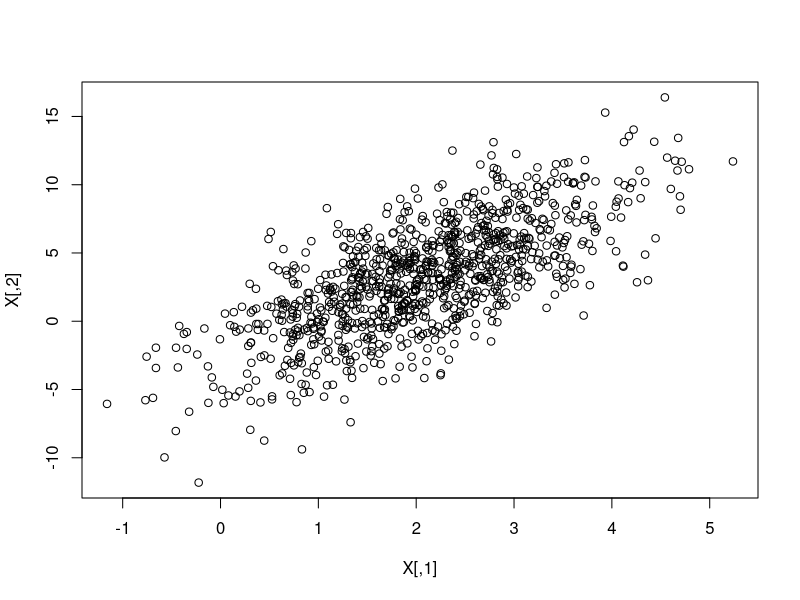

R code for this plot:
## ---- chunk 1
install.packages("mixtools")
library(mixtools)
?rmvnorm
## ---- chunk 2
n = 1000 # number of realizations
p = 0.7 # correlation factor
mu = c(2,3) # mean
sigma = c(1,4) # sigma
Cov = matrix(c(1,p*4,p*4,16),nrow=2,ncol=2) # Covariance

X = rmvnorm(n, mu, Cov) # X values

plot(X) # Scatterplot
## ---- chunk 3
